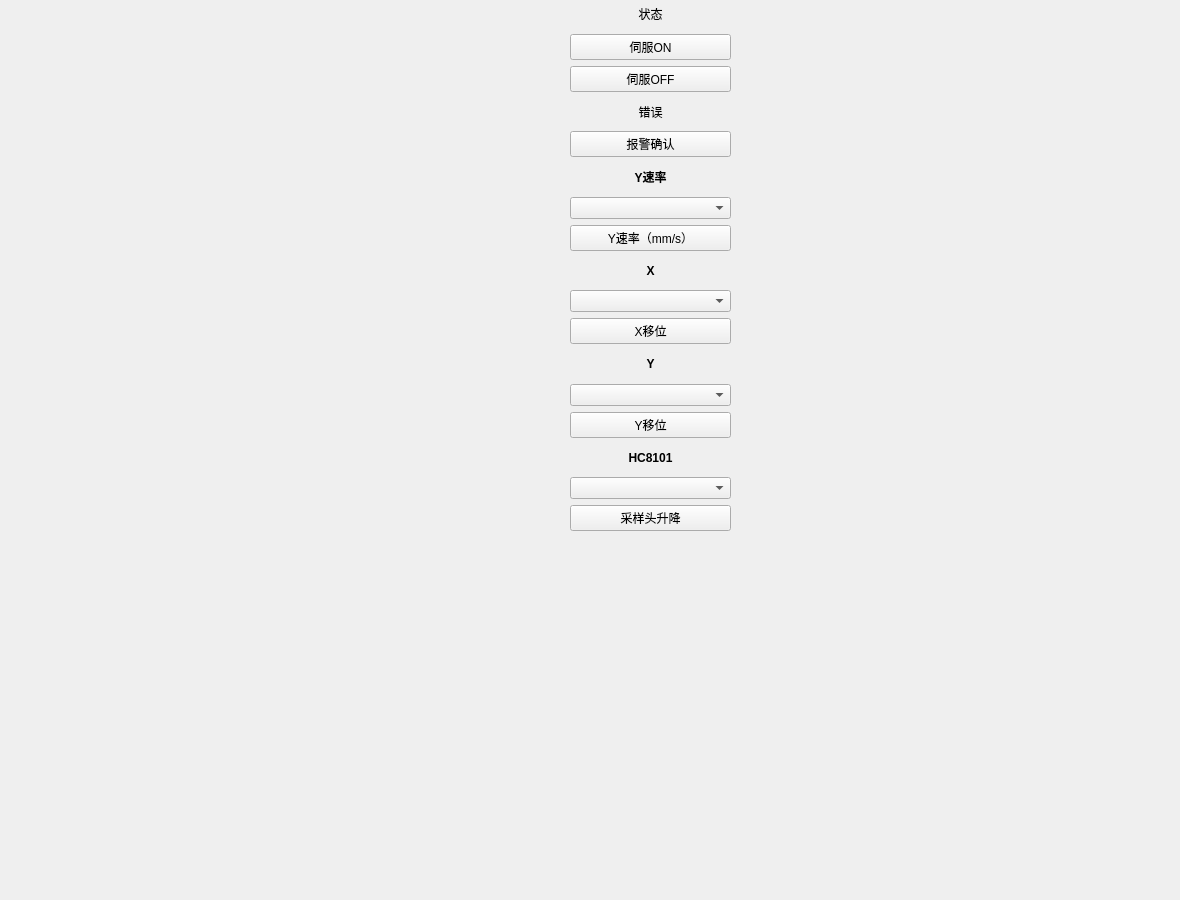
<?xml version="1.0" encoding="UTF-8"?>
<ui version="4.0">
 <class>FormDistributorSetting</class>
 <widget class="QWidget" name="FormDistributorSetting">
  <property name="geometry">
   <rect>
    <x>0</x>
    <y>0</y>
    <width>1180</width>
    <height>900</height>
   </rect>
  </property>
  <property name="windowTitle">
   <string>Form</string>
  </property>
  <widget class="QWidget" name="verticalLayoutWidget">
   <property name="geometry">
    <rect>
     <x>0</x>
     <y>0</y>
     <width>571</width>
     <height>901</height>
    </rect>
   </property>
   <layout class="QVBoxLayout" name="verticalLayout"/>
  </widget>
  <widget class="QWidget" name="verticalLayoutWidget_2">
   <property name="geometry">
    <rect>
     <x>570</x>
     <y>0</y>
     <width>161</width>
     <height>531</height>
    </rect>
   </property>
   <layout class="QVBoxLayout" name="verticalLayout_2">
    <item>
     <widget class="QLabel" name="label_servo_on">
      <property name="text">
       <string>状态</string>
      </property>
      <property name="alignment">
       <set>Qt::AlignCenter</set>
      </property>
     </widget>
    </item>
    <item>
     <widget class="QPushButton" name="button_servo_on">
      <property name="text">
       <string>伺服ON</string>
      </property>
     </widget>
    </item>
    <item>
     <widget class="QPushButton" name="button_servo_off">
      <property name="text">
       <string>伺服OFF</string>
      </property>
     </widget>
    </item>
    <item>
     <widget class="QLabel" name="label_servo_error">
      <property name="text">
       <string>错误</string>
      </property>
      <property name="alignment">
       <set>Qt::AlignCenter</set>
      </property>
     </widget>
    </item>
    <item>
     <widget class="QPushButton" name="button_ack_error">
      <property name="text">
       <string>报警确认</string>
      </property>
     </widget>
    </item>
    <item>
     <widget class="QLabel" name="label_speedY">
      <property name="font">
       <font>
        <weight>75</weight>
        <bold>true</bold>
       </font>
      </property>
      <property name="text">
       <string>Y速率</string>
      </property>
      <property name="alignment">
       <set>Qt::AlignCenter</set>
      </property>
     </widget>
    </item>
    <item>
     <widget class="QComboBox" name="comboBox_speedY"/>
    </item>
    <item>
     <widget class="QPushButton" name="button_speedY">
      <property name="text">
       <string>Y速率（mm/s）</string>
      </property>
     </widget>
    </item>
    <item>
     <widget class="QLabel" name="label_posX">
      <property name="font">
       <font>
        <weight>75</weight>
        <bold>true</bold>
       </font>
      </property>
      <property name="text">
       <string>X</string>
      </property>
      <property name="alignment">
       <set>Qt::AlignCenter</set>
      </property>
     </widget>
    </item>
    <item>
     <widget class="QComboBox" name="comboBox_moveX"/>
    </item>
    <item>
     <widget class="QPushButton" name="button_moveX">
      <property name="text">
       <string>X移位</string>
      </property>
     </widget>
    </item>
    <item>
     <widget class="QLabel" name="label_posY">
      <property name="font">
       <font>
        <weight>75</weight>
        <bold>true</bold>
       </font>
      </property>
      <property name="text">
       <string>Y</string>
      </property>
      <property name="alignment">
       <set>Qt::AlignCenter</set>
      </property>
     </widget>
    </item>
    <item>
     <widget class="QComboBox" name="comboBox_moveY"/>
    </item>
    <item>
     <widget class="QPushButton" name="button_moveY">
      <property name="text">
       <string>Y移位</string>
      </property>
     </widget>
    </item>
    <item>
     <widget class="QLabel" name="label_sampling_injector">
      <property name="font">
       <font>
        <weight>75</weight>
        <bold>true</bold>
       </font>
      </property>
      <property name="text">
       <string>HC8101</string>
      </property>
      <property name="alignment">
       <set>Qt::AlignCenter</set>
      </property>
     </widget>
    </item>
    <item>
     <widget class="QComboBox" name="comboBox_sampling_injector"/>
    </item>
    <item>
     <widget class="QPushButton" name="button_sampling_injector">
      <property name="text">
       <string>采样头升降</string>
      </property>
     </widget>
    </item>
   </layout>
  </widget>
 </widget>
 <resources/>
 <connections/>
</ui>
